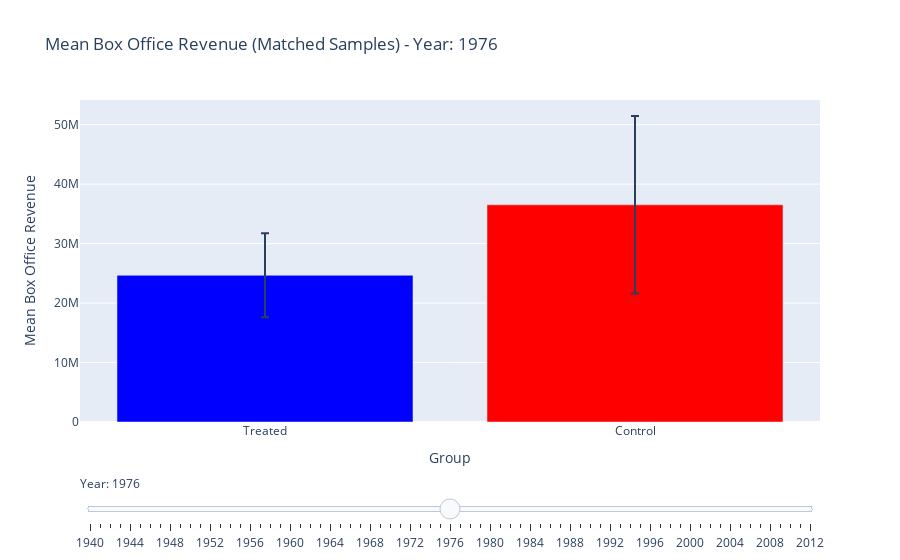

The cell this chart's notebook holds for it:
### Code cell
fig_revenue = go.Figure()

# set the starting year at 1940 for significant results
start_index = years.index(1940)
filtered_years = years[start_index:]

# Calculate the middle index 
mid_index = len(filtered_years) // 2
active_index = start_index + mid_index 

# Add bars for treated and control groups 
fig_revenue.add_trace(go.Bar(
    x=['Treated', 'Control'],
    y=[mean_revenues_treated[active_index], mean_revenues_control[active_index]],  
    error_y=dict(
        type='data',
        array=[ci_revenues_treated[active_index], ci_revenues_control[active_index]],  
        visible=True
    ),
    name=f'Year: {filtered_years[mid_index]}',  
    marker_color=['blue', 'red']
))

# Add a slider for years 
steps_revenue = []
for i in range(start_index, len(years)):
    step = dict(
        method="update",
        args=[
            {"y": [[mean_revenues_treated[i], mean_revenues_control[i]]],  # Update revenue data
             "error_y.array": [[ci_revenues_treated[i], ci_revenues_control[i]]]},  # Update error bars
            {"title": f"Year: {years[i]}"}  # Update the title
        ],
        label=str(years[i])
    )
    steps_revenue.append(step)

sliders_revenue = [dict(
    active=mid_index,  
    currentvalue={"prefix": "Year: "},
    pad={"t": 50},
    steps=steps_revenue
)]

fig_revenue.update_layout(
    sliders=sliders_revenue,
    title=f"Mean Box Office Revenue (Matched Samples) - Year: {filtered_years[mid_index]}",
    yaxis=dict(title="Mean Box Office Revenue"),
    xaxis=dict(title="Group"),
    showlegend=False
)

fig_revenue.show()

### Figure 1 — Plotly figure (JSON) as saved in the notebook; plotly's stock layout.template omitted (floating-point values rounded to 4 significant figures)
{"data": [{"error_y": {"array": [7053000.0, 14920000.0], "type": "data", "visible": true}, "marker": {"color": ["blue", "red"]}, "name": "Year: 1976", "type": "bar", "x": ["Treated", "Control"], "y": [24670000.0, 36520000.0]}], "layout": {"showlegend": false, "sliders": [{"active": 36, "currentvalue": {"prefix": "Year: "}, "pad": {"t": 50}, "steps": [{"args": [{"error_y.array": [[2987000.0, 67930000.0]], "y": [[3277000.0, 65840000.0]]}, {"title": "Year: 1940"}], "label": "1940", "method": "update"}, {"args": [{"error_y.array": [[2900000.0, 64750000.0]], "y": [[3360000.0, 62617811]]}, {"title": "Year: 1941"}], "label": "1941", "method": "update"}, {"args": [{"error_y.array": [[2656000.0, 63900000.0]], "y": [[3435000.0, 81238660]]}, {"title": "Year: 1942"}], "label": "1942", "method": "update"}, {"args": [{"error_y.array": [[2656000.0, 61420000.0]], "y": [[3435000.0, 77860000.0]]}, {"title": "Year: 1943"}], "label": "1943", "method": "update"}, {"args": [{"error_y.array": [[2584000.0, 56960000.0]], "y": [[3451000.0, 72000000.0]]}, {"title": "Year: 1944"}], "label": "1944", "method": "update"}, {"args": [{"error_y.array": [[2515000.0, 54970000.0]], "y": [[3454000.0, 69330000.0]]}, {"title": "Year: 1945"}], "label": "1945", "method": "update"}, {"args": [{"error_y.array": [[2515000.0, 53110000.0]], "y": [[3454000.0, 66920000.0]]}, {"title": "Year: 1946"}], "label": "1946", "method": "update"}, {"args": [{"error_y.array": [[2450000.0, 51380000.0]], "y": [[3446000.0, 64600000.0]]}, {"title": "Year: 1947"}], "label": "1947", "method": "update"}, {"args": [{"error_y.array": [[2289000.0, 51380000.0]], "y": [[3653000.0, 64600000.0]]}, {"title": "Year: 1948"}], "label": "1948", "method": "update"}, {"args": [{"error_y.array": [[2137000.0, 48170000.0]], "y": [[3621496, 60790000.0]]}, {"title": "Year: 1949"}], "label": "1949", "method": "update"}, {"args": [{"error_y.array": [[2047000.0, 44100000.0]], "y": [[3559000.0, 55580000.0]]}, {"title": "Year: 1950"}], "label": "1950", "method": "update"}, {"args": [{"error_y.array": [[1732000.0, 36000000.0]], "y": [[3428000.0, 45090000.0]]}, {"title": "Year: 1951"}], "label": "1951", "method": "update"}, {"args": [{"error_y.array": [[1461000.0, 31620000.0]], "y": [[3479000.0, 39610000.0]]}, {"title": "Year: 1952"}], "label": "1952", "method": "update"}, {"args": [{"error_y.array": [[2641000.0, 27210000.0]], "y": [[4790000.0, 34110000.0]]}, {"title": "Year: 1953"}], "label": "1953", "method": "update"}, {"args": [{"error_y.array": [[2446000.0, 23120000.0]], "y": [[4794000.0, 30480000.0]]}, {"title": "Year: 1954"}], "label": "1954", "method": "update"}, {"args": [{"error_y.array": [[2224000.0, 19360000.0]], "y": [[4683000.0, 26280000.0]]}, {"title": "Year: 1955"}], "label": "1955", "method": "update"}, {"args": [{"error_y.array": [[2115000.0, 17420000.0]], "y": [[5010000.0, 23760000.0]]}, {"title": "Year: 1956"}], "label": "1956", "method": "update"}, {"args": [{"error_y.array": [[2014000.0, 15520000.0]], "y": [[5285000.0, 21260000.0]]}, {"title": "Year: 1957"}], "label": "1957", "method": "update"}, {"args": [{"error_y.array": [[2059000.0, 15360000.0]], "y": [[5547000.0, 21190000.0]]}, {"title": "Year: 1958"}], "label": "1958", "method": "update"}, {"args": [{"error_y.array": [[2040000.0, 15110000.0]], "y": [[5542000.0, 22170000.0]]}, {"title": "Year: 1959"}], "label": "1959", "method": "update"}, {"args": [{"error_y.array": [[2023000.0, 15110000.0]], "y": [[5492405, 22170000.0]]}, {"title": "Year: 1960"}], "label": "1960", "method": "update"}, {"args": [{"error_y.array": [[2106000.0, 14960000.0]], "y": [[6091000.0, 22030000.0]]}, {"title": "Year: 1961"}], "label": "1961", "method": "update"}, {"args": [{"error_y.array": [[2337000.0, 14720000.0]], "y": [[6901000.0, 22350000.0]]}, {"title": "Year: 1962"}], "label": "1962", "method": "update"}, {"args": [{"error_y.array": [[2541000.0, 16280000.0]], "y": [[7566000.0, 26050000.0]]}, {"title": "Year: 1963"}], "label": "1963", "method": "update"}, {"args": [{"error_y.array": [[3113000.0, 16100000.0]], "y": [[8525000.0, 27470000.0]]}, {"title": "Year: 1964"}], "label": "1964", "method": "update"}, {"args": [{"error_y.array": [[4021000.0, 16100000.0]], "y": [[10400000.0, 27470000.0]]}, {"title": "Year: 1965"}], "label": "1965", "method": "update"}, {"args": [{"error_y.array": [[3910000.0, 15810000.0]], "y": [[10900000.0, 27250000.0]]}, {"title": "Year: 1966"}], "label": "1966", "method": "update"}, {"args": [{"error_y.array": [[3870000.0, 15260000.0]], "y": [[11340000.0, 26850000.0]]}, {"title": "Year: 1967"}], "label": "1967", "method": "update"}, {"args": [{"error_y.array": [[4507000.0, 14620000.0]], "y": [[12700000.0, 26770000.0]]}, {"title": "Year: 1968"}], "label": "1968", "method": "update"}, {"args": [{"error_y.array": [[4586000.0, 14270000.0]], "y": [[14110000.0, 26620000.0]]}, {"title": "Year: 1969"}], "label": "1969", "method": "update"}, {"args": [{"error_y.array": [[4650000.0, 13510000.0]], "y": [[15050000.0, 26780000.0]]}, {"title": "Year: 1970"}], "label": "1970", "method": "update"}, {"args": [{"error_y.array": [[4672000.0, 12910000.0]], "y": [[15850000.0, 26680000.0]]}, {"title": "Year: 1971"}], "label": "1971", "method": "update"}, {"args": [{"error_y.array": [[5575000.0, 12640000.0]], "y": [[18720000.0, 26800000.0]]}, {"title": "Year: 1972"}], "label": "1972", "method": "update"}, {"args": [{"error_y.array": [[7379000.0, 12510000.0]], "y": [[22180000.0, 27630000.0]]}, {"title": "Year: 1973"}], "label": "1973", "method": "update"}, {"args": [{"error_y.array": [[7486000.0, 12250000.0]], "y": [[24470000.0, 27460000.0]]}, {"title": "Year: 1974"}], "label": "1974", "method": "update"}, {"args": [{"error_y.array": [[7286000.0, 15410000.0]], "y": [[24350000.0, 36540000.0]]}, {"title": "Year: 1975"}], "label": "1975", "method": "update"}, {"args": [{"error_y.array": [[7053000.0, 14920000.0]], "y": [[24670000.0, 36520000.0]]}, {"title": "Year: 1976"}], "label": "1976", "method": "update"}, {"args": [{"error_y.array": [[8001000.0, 14640000.0]], "y": [[28550000.0, 36730000.0]]}, {"title": "Year: 1977"}], "label": "1977", "method": "update"}, {"args": [{"error_y.array": [[7811000.0, 13790000.0]], "y": [[29040000.0, 36220000.0]]}, {"title": "Year: 1978"}], "label": "1978", "method": "update"}, {"args": [{"error_y.array": [[7672000.0, 13570000.0]], "y": [[30790000.0, 36650000.0]]}, {"title": "Year: 1979"}], "label": "1979", "method": "update"}, {"args": [{"error_y.array": [[7510000.0, 12840000.0]], "y": [[30420000.0, 37030000.0]]}, {"title": "Year: 1980"}], "label": "1980", "method": "update"}, {"args": [{"error_y.array": [[7479000.0, 12310000.0]], "y": [[32370000.0, 36460000.0]]}, {"title": "Year: 1981"}], "label": "1981", "method": "update"}, {"args": [{"error_y.array": [[7099000.0, 11730000.0]], "y": [[31950000.0, 35920000.0]]}, {"title": "Year: 1982"}], "label": "1982", "method": "update"}, {"args": [{"error_y.array": [[6922000.0, 10880000.0]], "y": [[32220000.0, 35180000.0]]}, {"title": "Year: 1983"}], "label": "1983", "method": "update"}, {"args": [{"error_y.array": [[6909000.0, 10850000.0]], "y": [[33960000.0, 36880000.0]]}, {"title": "Year: 1984"}], "label": "1984", "method": "update"}, {"args": [{"error_y.array": [[6809000.0, 10100000.0]], "y": [[34940000.0, 35720000.0]]}, {"title": "Year: 1985"}], "label": "1985", "method": "update"}, {"args": [{"error_y.array": [[6617000.0, 9298000.0]], "y": [[35170000.0, 36370000.0]]}, {"title": "Year: 1986"}], "label": "1986", "method": "update"}, {"args": [{"error_y.array": [[6414000.0, 8549000.0]], "y": [[35240000.0, 36440000.0]]}, {"title": "Year: 1987"}], "label": "1987", "method": "update"}, {"args": [{"error_y.array": [[6530000.0, 8073000.0]], "y": [[36910000.0, 37270000.0]]}, {"title": "Year: 1988"}], "label": "1988", "method": "update"}, {"args": [{"error_y.array": [[6831000.0, 7837000.0]], "y": [[39440000.0, 39190000.0]]}, {"title": "Year: 1989"}], "label": "1989", "method": "update"}, {"args": [{"error_y.array": [[7442000.0, 8057000.0]], "y": [[43360000.0, 40740000.0]]}, {"title": "Year: 1990"}], "label": "1990", "method": "update"}, {"args": [{"error_y.array": [[7777000.0, 7868000.0]], "y": [[44540000.0, 41760000.0]]}, {"title": "Year: 1991"}], "label": "1991", "method": "update"}, {"args": [{"error_y.array": [[7684000.0, 7930000.0]], "y": [[45090000.0, 44030000.0]]}, {"title": "Year: 1992"}], "label": "1992", "method": "update"}, {"args": [{"error_y.array": [[8555000.0, 7845000.0]], "y": [[48140000.0, 46060000.0]]}, {"title": "Year: 1993"}], "label": "1993", "method": "update"}, {"args": [{"error_y.array": [[8484000.0, 7876000.0]], "y": [[49980000.0, 47850000.0]]}, {"title": "Year: 1994"}], "label": "1994", "method": "update"}, {"args": [{"error_y.array": [[8174000.0, 7627000.0]], "y": [[51690000.0, 47220000.0]]}, {"title": "Year: 1995"}], "label": "1995", "method": "update"}, {"args": [{"error_y.array": [[8065000.0, 7606000.0]], "y": [[52530000.0, 47910000.0]]}, {"title": "Year: 1996"}], "label": "1996", "method": "update"}, {"args": [{"error_y.array": [[11200000.0, 7171000.0]], "y": [[61720000.0, 45980000.0]]}, {"title": "Year: 1997"}], "label": "1997", "method": "update"}, {"args": [{"error_y.array": [[10950000.0, 7088000.0]], "y": [[64180000.0, 48340000.0]]}, {"title": "Year: 1998"}], "label": "1998", "method": "update"}, {"args": [{"error_y.array": [[10650000.0, 7182000.0]], "y": [[66650000.0, 51610000.0]]}, {"title": "Year: 1999"}], "label": "1999", "method": "update"}, {"args": [{"error_y.array": [[10000000.0, 7162000.0]], "y": [[66790000.0, 53790000.0]]}, {"title": "Year: 2000"}], "label": "2000", "method": "update"}, {"args": [{"error_y.array": [[9664000.0, 7607000.0]], "y": [[69120000.0, 56800000.0]]}, {"title": "Year: 2001"}], "label": "2001", "method": "update"}, {"args": [{"error_y.array": [[9505000.0, 7513000.0]], "y": [[72550000.0, 57280000.0]]}, {"title": "Year: 2002"}], "label": "2002", "method": "update"}, {"args": [{"error_y.array": [[9594000.0, 7493000.0]], "y": [[76750000.0, 58460000.0]]}, {"title": "Year: 2003"}], "label": "2003", "method": "update"}, {"args": [{"error_y.array": [[9324000.0, 7574000.0]], "y": [[80070000.0, 59290000.0]]}, {"title": "Year: 2004"}], "label": "2004", "method": "update"}, {"args": [{"error_y.array": [[9005000.0, 7389000.0]], "y": [[80940000.0, 60640000.0]]}, {"title": "Year: 2005"}], "label": "2005", "method": "update"}, {"args": [{"error_y.array": [[8650000.0, 7337000.0]], "y": [[80900000.0, 62260000.0]]}, {"title": "Year: 2006"}], "label": "2006", "method": "update"}, {"args": [{"error_y.array": [[8488000.0, 7212000.0]], "y": [[82630000.0, 63400000.0]]}, {"title": "Year: 2007"}], "label": "2007", "method": "update"}, {"args": [{"error_y.array": [[8411000.0, 6977000.0]], "y": [[85780000.0, 62840000.0]]}, {"title": "Year: 2008"}], "label": "2008", "method": "update"}, {"args": [{"error_y.array": [[9223000.0, 6847000.0]], "y": [[88510000.0, 63470000.0]]}, {"title": "Year: 2009"}], "label": "2009", "method": "update"}, {"args": [{"error_y.array": [[9079000.0, 6856000.0]], "y": [[90040000.0, 65020000.0]]}, {"title": "Year: 2010"}], "label": "2010", "method": "update"}, {"args": [{"error_y.array": [[8870000.0, 6760000.0]], "y": [[90060000.0, 66610000.0]]}, {"title": "Year: 2011"}], "label": "2011", "method": "update"}, {"args": [{"error_y.array": [[9068000.0, 7071000.0]], "y": [[91180000.0, 69340000.0]]}, {"title": "Year: 2012"}], "label": "2012", "method": "update"}]}], "title": {"text": "Mean Box Office Revenue (Matched Samples) - Year: 1976"}, "xaxis": {"title": {"text": "Group"}}, "yaxis": {"title": {"text": "Mean Box Office Revenue"}}}}
